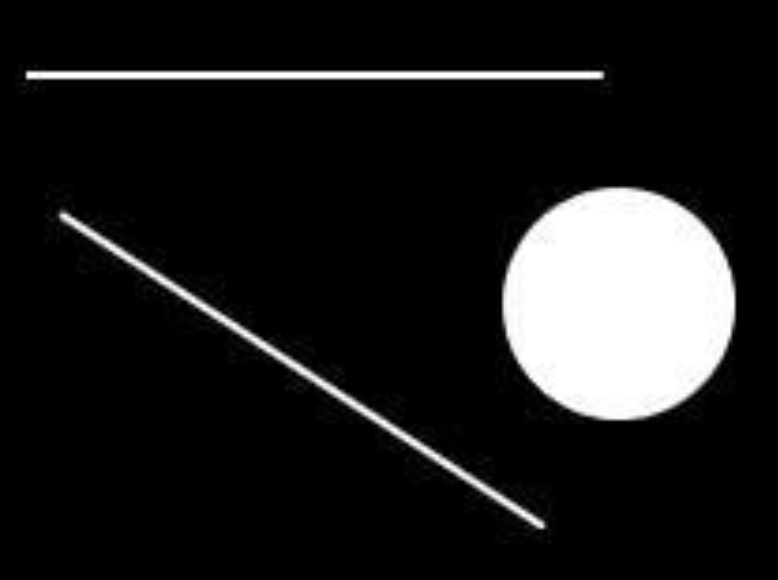
#> input picture 3.Lane Detection/images/test_hough.png, 778 x 580 px
$ python hough_transform.py
#> lines starting #> are read from the running program, lines starting #| are printed output that depends on the picture; after the words box and inside, x2 and y2 are one past the last pixel; in counts of white or black regions, pixels touching at a corner belong together
import cv2
import numpy as np
import matplotlib.pyplot as plt

img = cv2.imread('./images/test_hough.png')
#> img is the input picture: shape (580, 778, 3); min 0, max 255, mean 29.1
gray = cv2.cvtColor(img, cv2.COLOR_BGR2GRAY)  # 灰度图像

# 实行canny边缘检测
edges = cv2.Canny(gray, 50, 200)
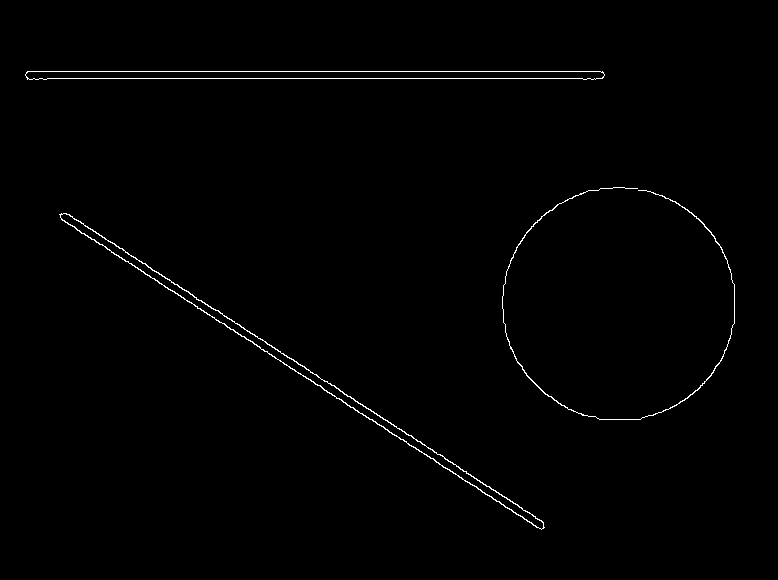
#> edges: shape (580, 778); 0.79% white in thin lines or dots, all inside (x1, y1, x2, y2) = (25, 71, 735, 530)
plt.subplot(121)
plt.imshow(edges, 'gray')
plt.xticks([])
plt.yticks([])

# hough变换直线检测
lines = cv2.HoughLines(edges, 1, np.pi / 180, 160)
#> lines = [[71, 1.57], [78, 1.57], [150, 2.15], [142, 2.15]]
lines1 = lines[:, 0, :]
#> lines1 = [[71, 1.57], [78, 1.57], [150, 2.15], [142, 2.15]]

for rho, theta in lines1[:]:
    a = np.cos(theta)
    b = np.sin(theta)
    x0 = a * rho
    y0 = b * rho
    x1 = int(x0 + 1000 * (-b))
    y1 = int(y0 + 1000 * (a))
    x2 = int(x0 - 1000 * (-b))
    y2 = int(y0 - 1000 * (a))
    cv2.line(img, (x1, y1), (x2, y2), (255, 0, 0), 1)
#> this loop made 4 passes
#> (rho, theta, a, b, x0, y0, x1, y1) on passes 1 to 4: (71, 1.57, -4.37e-08, 1, -3.1e-06, 71, -1000, 70), (78, 1.57, -4.37e-08, 1, -3.41e-06, 78, -1000, 77), (150, 2.15, -0.545, 0.839, -81.7, 125.8, -920, -418), (142, 2.15, -0.545, 0.839, -77.34, 119.1, -916, -425)
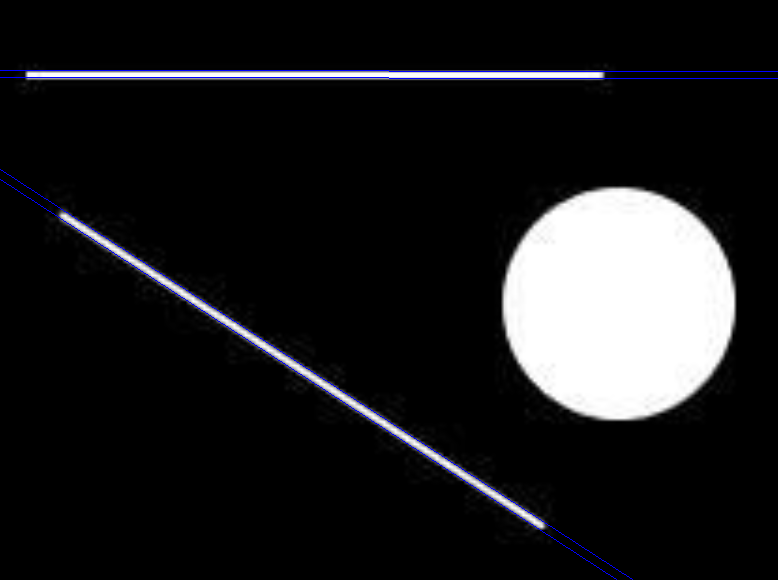
#> img: shape (580, 778, 3); 0.62% of pixels changed, all inside (x1, y1, x2, y2) = (0, 70, 778, 580)

plt.subplot(122)
plt.imshow(img, )
plt.xticks([])
plt.yticks([])

plt.show()
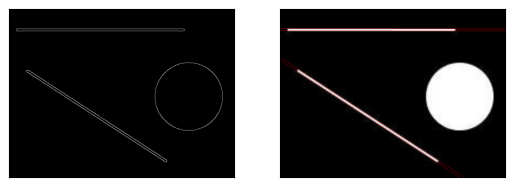
#> figure drawn by matplotlib, 2 panels; B, G, R data is drawn as R, G, B
